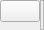
<?xml version="1.0" encoding="UTF-8"?>
<ui version="4.0">
 <class>testicon</class>
 <widget class="QWidget" name="testicon">
  <property name="geometry">
   <rect>
    <x>0</x>
    <y>0</y>
    <width>44</width>
    <height>30</height>
   </rect>
  </property>
  <property name="sizePolicy">
   <sizepolicy hsizetype="Minimum" vsizetype="Minimum">
    <horstretch>0</horstretch>
    <verstretch>0</verstretch>
   </sizepolicy>
  </property>
  <property name="windowTitle">
   <string>Form</string>
  </property>
  <layout class="QGridLayout" name="gridLayout">
   <property name="leftMargin">
    <number>0</number>
   </property>
   <property name="topMargin">
    <number>0</number>
   </property>
   <property name="rightMargin">
    <number>0</number>
   </property>
   <property name="bottomMargin">
    <number>0</number>
   </property>
   <property name="spacing">
    <number>0</number>
   </property>
   <item row="0" column="0">
    <layout class="QHBoxLayout" name="horizontalLayout">
     <property name="spacing">
      <number>0</number>
     </property>
     <item>
      <layout class="QVBoxLayout" name="verticalLayout">
       <property name="spacing">
        <number>0</number>
       </property>
       <item>
        <widget class="QPushButton" name="pushButton">
         <property name="sizePolicy">
          <sizepolicy hsizetype="Fixed" vsizetype="Fixed">
           <horstretch>0</horstretch>
           <verstretch>0</verstretch>
          </sizepolicy>
         </property>
         <property name="text">
          <string/>
         </property>
        </widget>
       </item>
       <item>
        <spacer name="verticalSpacer">
         <property name="orientation">
          <enum>Qt::Vertical</enum>
         </property>
         <property name="sizeHint" stdset="0">
          <size>
           <width>20</width>
           <height>40</height>
          </size>
         </property>
        </spacer>
       </item>
      </layout>
     </item>
     <item>
      <widget class="QFrame" name="frame">
       <property name="frameShape">
        <enum>QFrame::StyledPanel</enum>
       </property>
       <property name="frameShadow">
        <enum>QFrame::Raised</enum>
       </property>
       <layout class="QGridLayout" name="gridLayout_2">
        <property name="leftMargin">
         <number>0</number>
        </property>
        <property name="topMargin">
         <number>0</number>
        </property>
        <property name="rightMargin">
         <number>0</number>
        </property>
        <property name="bottomMargin">
         <number>0</number>
        </property>
        <property name="spacing">
         <number>0</number>
        </property>
        <item row="0" column="0">
         <layout class="QVBoxLayout" name="verticalLayout_2">
          <property name="spacing">
           <number>0</number>
          </property>
         </layout>
        </item>
       </layout>
      </widget>
     </item>
    </layout>
   </item>
  </layout>
 </widget>
 <resources/>
 <connections/>
</ui>
